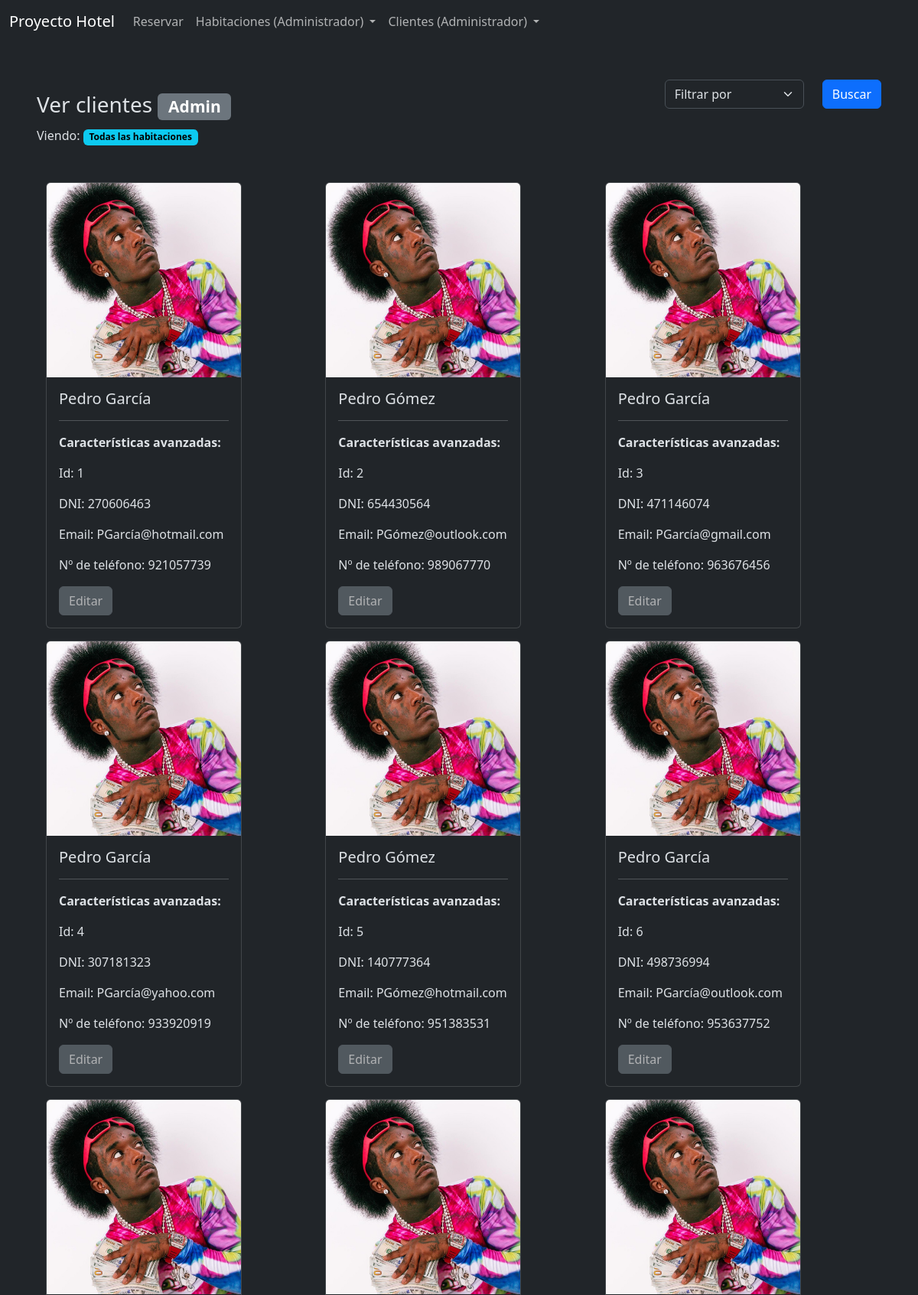
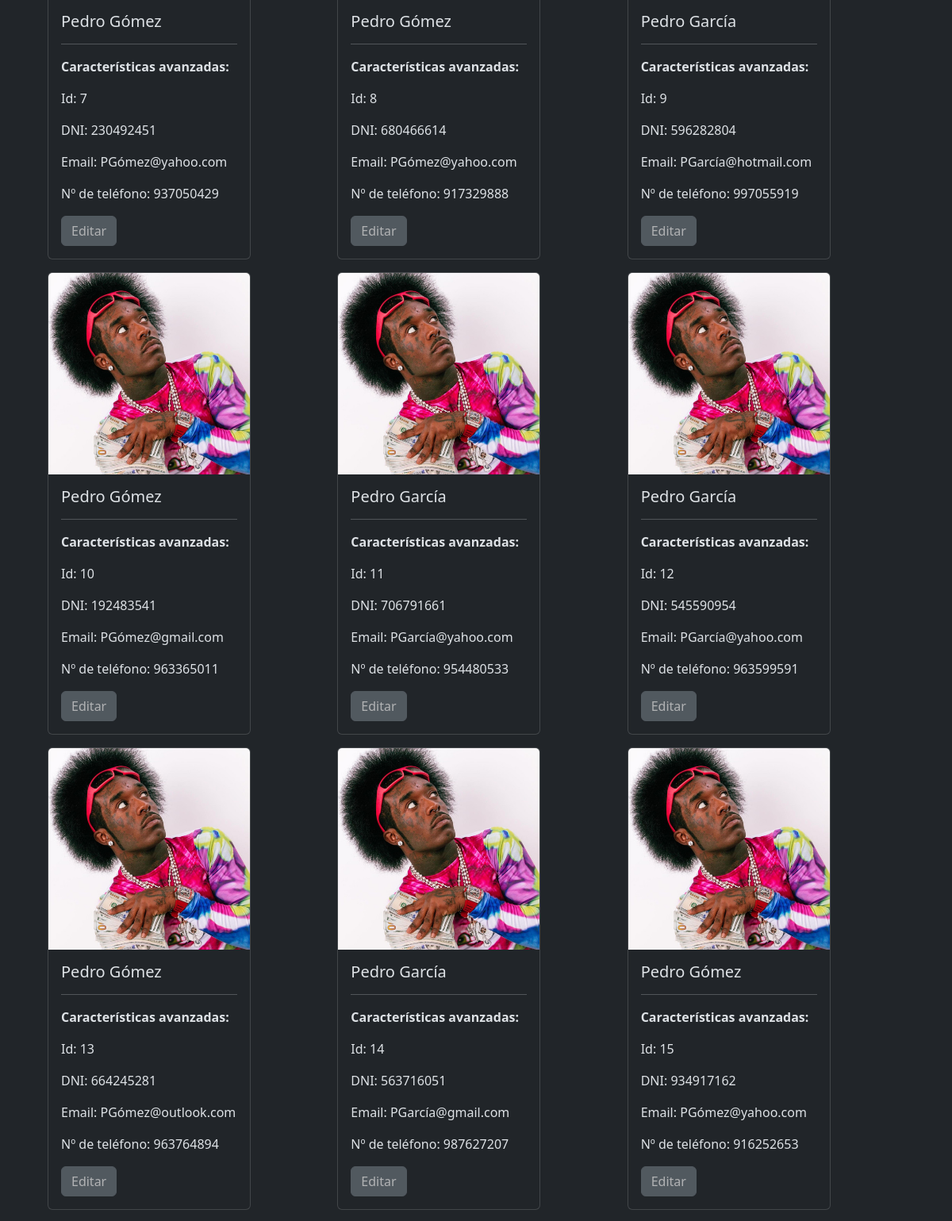
The app's page /student047/dwes/forms/form_select_client.php (upper part) with its own data (2 pictures, top to bottom).
### tables this page shows
CREATE TABLE `clientes` (
  `id` int(11) NOT NULL,
  `nombre` varchar(255) DEFAULT NULL,
  `DNI` varchar(255) DEFAULT NULL,
  `email` varchar(255) DEFAULT NULL,
  `telefono` varchar(255) DEFAULT NULL,
  `metodo_pago` varchar(255) DEFAULT NULL
);

### student047/dwes/forms/form_select_client.php (the view, shortened to what this page needs)
<?php
$server = "localhost";
$usuario = "root";
$contra = "";
$baseDeDatos = "hotel";
$conn = mysqli_connect($server, $usuario, $contra, $baseDeDatos);
if (isset($_POST['filtro'])) {
    $filtro = $_POST['filtro'];
    if ($filtro == 'All') {
        $sql =
            "SELECT * FROM clientes;";
    } else {
        $sql =
            "SELECT * FROM clientes
            WHERE estado = '" . $filtro . "';";
    }
    $result = mysqli_query($conn, $sql);
    $clientes = mysqli_fetch_all($result, MYSQLI_ASSOC);
    mysqli_close($conn);
} else {
    $sql = "SELECT * FROM clientes;";
    $result = mysqli_query($conn, $sql);
    $clientes = mysqli_fetch_all($result, MYSQLI_ASSOC);
}
?>
<?php include('../components/header.php') ?>
<section class="m-5">
    <div class="d-flex justify-content-between">
        <div class="heading">
            <h3 class="mt-3">Ver clientes <span class="badge bg-secondary">Admin</span></h3>
        </div>
        <div class="filter">
            <div class="dropdown">
                <form class="d-flex" action="form_select_room.php" method="POST">
                    <select class="form-select" aria-label="Default select example" name="filtro" required>
                        <option value="" selected>Filtrar por</option>
                    </select>
                    <button class="btn btn-primary ms-4" type="submit">Buscar</button>
                </form>
            </div>
        </div>
    </div>
    <div class="info">
        <?php
        if (isset($_POST['filtro'])) {
            if ($filtro == 'All') {
                echo
                    "<p> Viendo: <span class='badge text-bg-info'>Todos los clientes</span></p>";
            }
            if ($filtro == 'Available') {
                echo
                    "<p> Viendo: <span class='badge text-bg-info'>Todas las habitaciones disponibles</span></p>";
            }
            if ($filtro == 'Booked') {
                echo
                    "<p> Viendo: <span class='badge text-bg-info'>Todas las habitaciones reservadas</span></p>";
            }
        } else {
            echo
                "<p> Viendo: <span class='badge text-bg-info'>Todas las habitaciones</span></p>";
        }
        ?>
    </div>
    <div class="container-fluid my-5 d-flex row gap-3">
        <?php
        foreach ($clientes as $cliente) {
            echo '
            <form class="col" action="" method="POST">
            <div class="card" style="width: 16rem;">
                <img src="../images/lil-uzi.jpg" class="card-img-top" alt="Preview habitación.">
                <div class="card-body">
                    <h5 class="card-title">' . $cliente['nombre'] . '</h5>
                    <hr>
                    <p> <b> Características avanzadas: </b> </p>
                    <p> Id: ' . $cliente['id'] . ' </p>
                    <p> DNI: ' . $cliente['DNI'] . ' </p>
                    <p> Email: ' . $cliente['email'] . ' </p>
                    <p> Nº de teléfono: ' . $cliente['telefono'] . ' </p>
                    <button type="submit" class="btn btn-secondary" disabled>Editar</button>
                </div>
            </div>
            </form>
            ';
        }
        ?>
    </div>
</section>
<?php include('../components/footer.php') ?>

### records on screen
clientes: nombre "Pedro García", id "1", DNI "270606463", email "PGarcía@hotmail.com", telefono "921057739"
clientes: nombre "Pedro Gómez", id "2", DNI "654430564", email "PGómez@outlook.com", telefono "989067770"
clientes: nombre "Pedro García", id "3", DNI "471146074", email "PGarcía@gmail.com", telefono "963676456"
clientes: nombre "Pedro García", id "4", DNI "307181323", email "PGarcía@yahoo.com", telefono "933920919"
clientes: nombre "Pedro Gómez", id "5", DNI "140777364", email "PGómez@hotmail.com", telefono "951383531"
clientes: nombre "Pedro García", id "6", DNI "498736994", email "PGarcía@outlook.com", telefono "953637752"
clientes: nombre "Pedro Gómez", id "7", DNI "230492451", email "PGómez@yahoo.com", telefono "937050429"
clientes: nombre "Pedro Gómez", id "8", DNI "680466614", email "PGómez@yahoo.com", telefono "917329888"
clientes: nombre "Pedro García", id "9", DNI "596282804", email "PGarcía@hotmail.com", telefono "997055919"
clientes: nombre "Pedro Gómez", id "10", DNI "192483541", email "PGómez@gmail.com", telefono "963365011"
clientes: nombre "Pedro García", id "11", DNI "706791661", email "PGarcía@yahoo.com", telefono "954480533"
clientes: nombre "Pedro García", id "12", DNI "545590954", email "PGarcía@yahoo.com", telefono "963599591"
clientes: nombre "Pedro Gómez", id "13", DNI "664245281", email "PGómez@outlook.com", telefono "963764894"
clientes: nombre "Pedro García", id "14", DNI "563716051", email "PGarcía@gmail.com", telefono "987627207"
clientes: nombre "Pedro Gómez", id "15", DNI "934917162", email "PGómez@yahoo.com", telefono "916252653"
